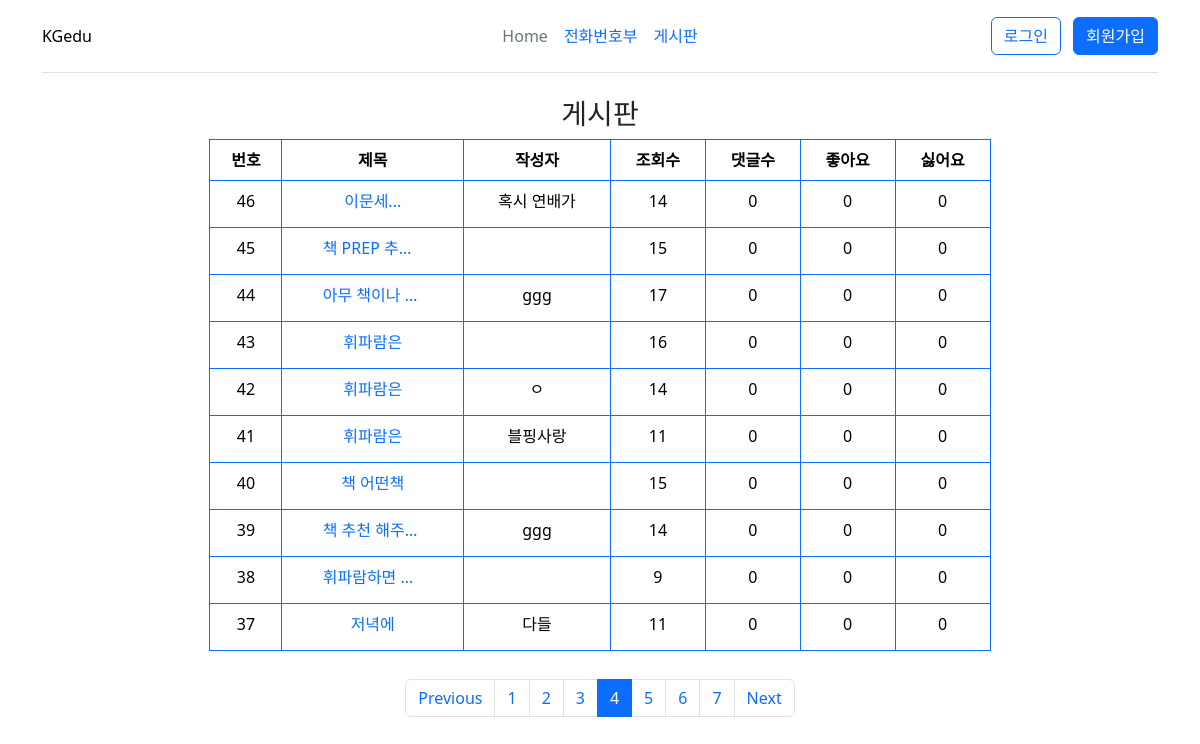
Page /border/page/4/ on the committed database.
### border/models.py (models this page shows, shortened)
class Border(models.Model):
    제목 = models.CharField(max_length=255, blank=False, null=False)
    작성자 = models.CharField(max_length=255, blank=False, null=False)
    내용 = models.TextField(null=False)
    작성일 = models.DateTimeField(null=False)
    수정일 = models.DateTimeField(null=False)
    조회수 = models.IntegerField(null=False)
    댓글수 = models.IntegerField(null=False, default=0)
    좋아요 = models.IntegerField(null=False, default=0)
    싫어요 = models.IntegerField(null=False, default=0)

### border/views.py (the view)
# urls.py: re_path(r'page/(\d+)/$', views.index, name='I'),
def index(request, page):
    border = Border.objects.all().order_by('-id')
    paging = Paginator(border, 10)
    str_page = str(page)
    last = int(str_page[-1])
    first = int(str_page[:-1] + '1')
    if last == 0:
        max = first
        first = max - 10
    elif first + 10 > paging.num_pages:
        max = paging.num_pages + 1
    else :
        max = first + 10
    page_num = range(first, max)
    try:
        content = {
            'border':paging.page(page),
            'page_num':page_num,
        }
    except:
        content = {
            'border':paging.page(paging.num_pages),
            'page_num':page_num,
        }
    return render(request, 'border/index.html', content);

### template/border/index.html (shortened to what this page needs)
{% extends 'main.html' %}
{% block content %}
    <h3 class="text-center">게시판</h3>
    <div style="height:540px">
    <table class="table table-bordered border-primary text-center"
        style="width:70%" align="center">
        <tr>
            <th>번호</th>
            <th>제목</th>
            <th>작성자</th>
            <th>조회수</th>
            <th>댓글수</th>
            <th>좋아요</th>
            <th>싫어요</th>
        </tr>
        {% for value in border %}
        <tr>
            <td>{{ value.id }}</td>
            <td><a href='{% url "BD:D" value.id %}'><span class="d-inline-block text-truncate" style="max-width: 100px;">{{ value.제목 }}</span></a></td>
            <td>{{ value.작성자 }}</td>
            <td>{{ value.조회수 }}</td>
            <td>{{ value.댓글수 }}</td>
            <td>{{ value.좋아요 }}</td>
            <td>{{ value.싫어요 }}</td>
        </tr>
        {% endfor %}
    </table>
    </div>
    <ul class="pagination d-flex justify-content-center">
        {% if border.has_previous %}
            <li class="page-item">
                <a href="/border/page/{{ border.previous_page_number }}/"
                    class="page-link">Previous</a>
            </li>
        {% else %}
            <li class="page-item disabled">
                <a href="" class="page-link">Previous</a>
            </li>
        {% endif %}
        {% for i in page_num %}
            {% if border.number == i %}
                <li class="page-item active"><a href="/border/page/{{i}}/" class="page-link">{{i}}</a></li>
            {% else %}
                <li class="page-item"><a href="/border/page/{{i}}/" class="page-link">{{i}}</a></li>
            {% endif %}
        {% endfor %}
        {% if border.has_next %}
            <li class="page-item">
                <a href="/border/page/{{ border.next_page_number }}/"
                    class="page-link">Next</a>
            </li>
        {% else %}
            <li class="page-item disabled">
                <a href=""
                    class="page-link">Next</a>
            </li>
        {% endif %}
    </ul>
{% endblock %}

### rows in the picture
Border: id "46", 제목 "이문세...", 작성자 "혹시 연배가", 조회수 "14", 댓글수 "0", 좋아요 "0", 싫어요 "0"
Border: id "45", 제목 "책 PREP 추…", 조회수 "15", 댓글수 "0", 좋아요 "0", 싫어요 "0"
Border: id "44", 제목 "아무 책이나…", 작성자 "ggg", 조회수 "17", 댓글수 "0", 좋아요 "0", 싫어요 "0"
Border: id "43", 제목 "휘파람은", 조회수 "16", 댓글수 "0", 좋아요 "0", 싫어요 "0"
Border: id "42", 제목 "휘파람은", 작성자 "ㅇ", 조회수 "14", 댓글수 "0", 좋아요 "0", 싫어요 "0"
Border: id "41", 제목 "휘파람은", 작성자 "블핑사랑", 조회수 "11", 댓글수 "0", 좋아요 "0", 싫어요 "0"
Border: id "40", 제목 "책 어떤책", 조회수 "15", 댓글수 "0", 좋아요 "0", 싫어요 "0"
Border: id "39", 제목 "책 추천 해주…", 작성자 "ggg", 조회수 "14", 댓글수 "0", 좋아요 "0", 싫어요 "0"
Border: id "38", 제목 "휘파람하면…", 조회수 "9", 댓글수 "0", 좋아요 "0", 싫어요 "0"
Border: id "37", 제목 "저녁에", 작성자 "다들", 조회수 "11", 댓글수 "0", 좋아요 "0", 싫어요 "0"

### other values in the picture
{{ i }} "1" "2" "3" "5" "6" "7"
{{ i }} "4"
